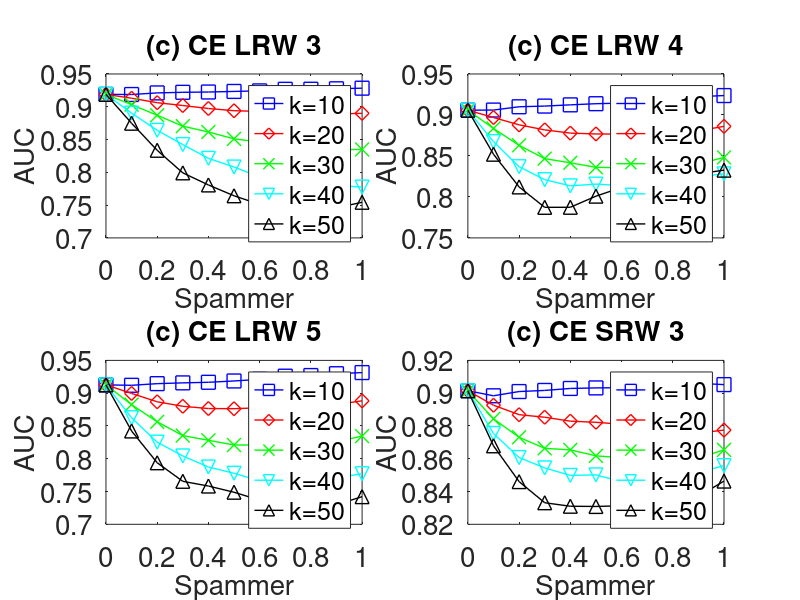

This figure's MATLAB source:

subplot(2,2,1);
x=0:0.1:1;
y=[0.9189104    0.918699     0.9211346	0.9220556	0.9224989	0.9233942	0.9242516	0.9266416	0.9267321	0.9274496	0.9283463
];
plot(x,y,'-bs','LineWidth',1,'MarkerSize',10);
hold on;

y=[0.9189104    0.9130201	0.9062437	0.9018986	0.8973628	0.8939846	0.8929132	0.8914256	0.8921794	0.8890704	0.8899654
];
plot(x,y,'-rd','LineWidth',1,'MarkerSize',10);
hold on;

y=[0.9189104	0.9032095	0.8870535	0.870432	0.861534	0.8510776	0.8461744	0.841603	0.840232	0.834696	0.834888
];
plot(x,y,'-gx','LineWidth',1,'MarkerSize',10);
hold on;

y=[0.9189104	0.8903192	0.864033	0.8423272	0.8213254	0.8080906	0.7929628	0.7876354	0.7831636	0.7797	0.777542
];
plot(x,y,'-cv','LineWidth',1,'MarkerSize',10);
hold on;

y=[0.9189104	0.8748902	0.8336326	0.799194	0.7807604	0.7642486	0.7511528	0.7493924	0.745278	0.745966	0.7543064
];
plot(x,y,'-k^','LineWidth',1,'MarkerSize',10);


set(gca,'FontSize',20);
xlabel('Spammer','fontsize',20);
ylabel('AUC','fontsize',20);
title('(c) CE LRW 3','fontsize',20);

legend('k=10','k=20','k=30','k=40','k=50');
hold on;



subplot(2,2,2);
x=0:0.1:1;
y=[0.9058208    0.9059948	0.9100063	0.9108337	0.9123356	0.9137428	0.9144498	0.9194776	0.9198176	0.9223262	0.9236678
];
plot(x,y,'-bs','LineWidth',1,'MarkerSize',10);
hold on;

y=[0.9058208	0.8968929	0.8879436	0.8817974	0.877865	0.8768248	0.8766772	0.8770894	0.8807196	0.8807086	0.886092
];
plot(x,y,'-rd','LineWidth',1,'MarkerSize',10);
hold on;

y=[0.9058208	0.8835142	0.8629282	0.846696	0.8416516	0.8360894	0.8355666	0.8347652	0.8398908	0.8402036	0.8481736
];
plot(x,y,'-gx','LineWidth',1,'MarkerSize',10);
hold on;

y=[0.9058208	0.8674626	0.8368848	0.821035	0.8135136	0.815623	0.8138546	0.819057	0.8225882	0.8246882	0.8281306
];
plot(x,y,'-cv','LineWidth',1,'MarkerSize',10);
hold on;

y=[0.9058208	0.852094	0.812205	0.7872974	0.7873702	0.8009212	0.8115228	0.8230294	0.82586	0.828217	0.8326314
];
plot(x,y,'-k^','LineWidth',1,'MarkerSize',10);


set(gca,'FontSize',20);
xlabel('Spammer','fontsize',20);
ylabel('AUC','fontsize',20);
title('(c) CE LRW 4','fontsize',20);

legend('k=10','k=20','k=30','k=40','k=50');
hold on;


subplot(2,2,3);
x=0:0.1:1;
y=[0.9126618    0.9120079	0.9145286	0.9157154	0.9166122	0.9186032	0.9211008	0.9259172	0.9268952	0.9296932	0.9314022
];
plot(x,y,'-bs','LineWidth',1,'MarkerSize',10);
hold on;

y=[0.9126618	0.8996182	0.886879	0.879991	0.8765756	0.8763442	0.8777068	0.8799308	0.8839176	0.8827196	0.8883312
];
plot(x,y,'-rd','LineWidth',1,'MarkerSize',10);
hold on;

y=[0.9126618    0.8825409	0.8563346	0.8353598	0.8281592	0.820969	0.8209094	0.8200144	0.8253718	0.8260086	0.8344758
];
plot(x,y,'-gx','LineWidth',1,'MarkerSize',10);
hold on;

y=[0.9126618	0.8625228	0.8253084	0.804268	0.7873874	0.7778314	0.7663064	0.766548	0.767581	0.7707972	0.7771794
];
plot(x,y,'-cv','LineWidth',1,'MarkerSize',10);
hold on;

y=[0.9126618	0.84236	0.7938686	0.7655764	0.7583638	0.7489232	0.7368692	0.7344954	0.7292096	0.7298776	0.7421458
];
plot(x,y,'-k^','LineWidth',1,'MarkerSize',10);


set(gca,'FontSize',20);
xlabel('Spammer','fontsize',20);
ylabel('AUC','fontsize',20);
title('(c) CE LRW 5','fontsize',20);

legend('k=10','k=20','k=30','k=40','k=50');
hold on;


subplot(2,2,4);
x=0:0.1:1;
y=[0.901493     0.898409	0.900994	0.901678	0.9028758	0.9032114	0.9033397	0.9058304	0.9053247	0.9059988	0.9052257
];
plot(x,y,'-bs','LineWidth',1,'MarkerSize',10);
hold on;

y=[0.901493 	0.8926612	0.8868859	0.8853228	0.8829325	0.8822352	0.8810694	0.8787528	0.879722	0.8756966	0.877471
];
plot(x,y,'-rd','LineWidth',1,'MarkerSize',10);
hold on;

y=[0.901493 	0.8843413	0.8730928	0.8663458	0.8654006	0.8617892	0.8605784	0.8605734	0.8618092	0.8603266	0.8654518
];
plot(x,y,'-gx','LineWidth',1,'MarkerSize',10);
hold on;

y=[0.901493 	0.8754205	0.8607334	0.854412	0.8498504	0.8501576	0.8459726	0.8479006	0.8502938	0.851602	0.8557932
];
plot(x,y,'-cv','LineWidth',1,'MarkerSize',10);
hold on;

y=[0.901493 	0.8678882	0.8460308	0.8331602	0.8310212	0.8308878	0.8313004	0.8352714	0.8364308	0.8370486	0.8463694
];
plot(x,y,'-k^','LineWidth',1,'MarkerSize',10);


set(gca,'FontSize',20);
xlabel('Spammer','fontsize',20);
ylabel('AUC','fontsize',20);
title('(c) CE SRW 3','fontsize',20);

legend('k=10','k=20','k=30','k=40','k=50');
hold on;
